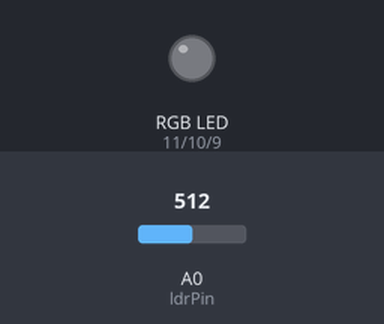
This sketch was run on a simulated Arduino Uno, built with avr-gcc and run on an emulated ATmega328P. Shown: an RGB LED mixed from three pins (HIGH = lit). The inputs (shaded band) are chosen by the test bench; at power-on: A0 (ldrPin) = 512. Dim RGB values are drawn brighter than linear.

Above: at 1.2 s.
1.3 s: A0 (ldrPin) set to 593
2.8 s: A0 (ldrPin) set to 610
At 5.35 s:
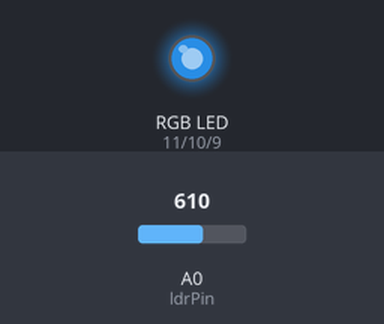
At 21.4 s:
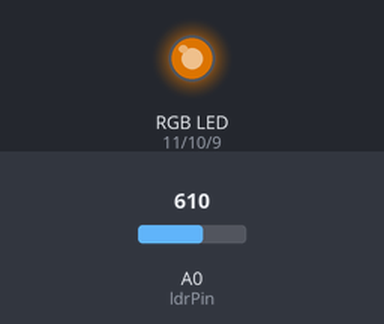
Timing chart, 0 to 27.7 s (numbered marks = the images above; inputs shaded):
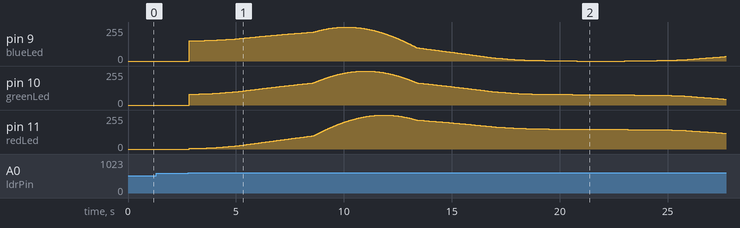

Measured:
- the behaviour switches between 600 and 601 on A0 (ldrPin) (found by bisection; images 0 and 1)
- after the input at 1.3 s, every drawn part: stays the same
- after the input at 2.8 s, pin 9 (blueLed): 0/255 → 151/255 after 0.05 s, → 152/255 0.29 s later, → 153/255 0.22 s later, → 154/255 0.19 s later, … (392 changes in this stretch); pin 10 (greenLed): rises from 0/255 to 254/255 in 7.9 s, then falls to 44/255 in 16.9 s; pin 11 (redLed): rises from 0/255 to 254/255 in 8.8 s, then falls to 118/255 in 16.1 s

The sketch:

Original_Code_-_Smooth_RGB_Mood_Lamp.ino
```cpp
// Smooth RGB mood lamp
// Changes an RGB LED's color smoothly that only turns on
// when it's dark around it.
// Author: Ricardo Ouvina
// Date: 19/07/2012
// Version: 2.0
// ---------------------------------------------------
// The brightness of the leds follows these equations:
// Red = sin(x)
// Green = sin(x + PI/3)
// Blue = sin(x + 2PI/3)
// for x from 0 to PI
// ---------------------------------------------------

float RGB[3];
int ldrPin = 0;     // LDR in Analog Input 0 to read the ambient light
int ambientLight;   // variable to store the value of the ambient light
int redLed   = 11;  // red LED in Digital Pin 11 (PWM)
int greenLed = 10;  // green LED in Digital Pin 10 (PWM)
int blueLed  = 9;   // blue LED in Digital Pin 9 (PWM)

void setup(){
  pinMode(redLed,OUTPUT);  // tell arduino it's an output
  pinMode(greenLed,OUTPUT);// tell arduino it's an output
  pinMode(blueLed,OUTPUT); // tell arduino it's an output

  // set all the outputs to low
  digitalWrite(redLed,LOW);
  digitalWrite(greenLed,LOW);
  digitalWrite(blueLed,LOW);
}

void loop(){
  for (float x=0;x<PI;x=x+0.00001){
    RGB[0]=255*abs(sin(x*(180/PI)));           // calculate the brightness for the red led
    RGB[1]=255*abs(sin((x+PI/3)*(180/PI)));    // calculate the brightness for the green led
    RGB[2]=255*abs(sin((x+(2*PI)/3)*(180/PI)));// calculate the brightness for the blue led
    ambientLight=analogRead(ldrPin); // read an store the ambient light
    if(ambientLight>600){ // start only if the ambient light is very low
      //  write the brightness on the leds
      analogWrite(redLed,RGB[0]);
      analogWrite(greenLed,RGB[1]);
      analogWrite(blueLed,RGB[2]);
    }
    else{
      digitalWrite(redLed,LOW);
      digitalWrite(greenLed,LOW);
      digitalWrite(blueLed,LOW);
    }
    for(int i=0;i<3;i++){
      if(RGB[i]<1){
        delay(100);
      }
      if(RGB[i]<5){
        delay(50);
      }
      if(RGB[i]<10){
        delay(10);
      }
      if(RGB[i]<100){
        delay(5);
      }
    }
    delay(1);
  }
}
```
